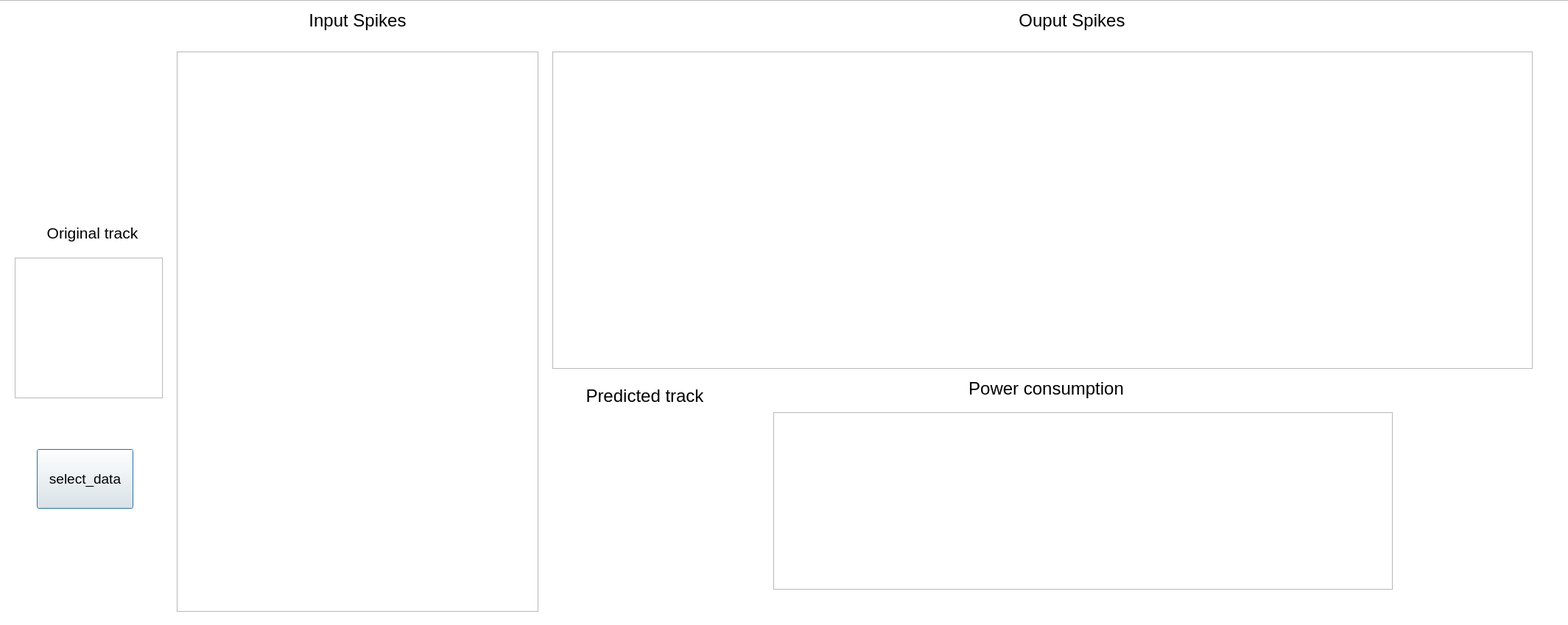
<?xml version="1.0" encoding="UTF-8"?>
<ui version="4.0">
 <class>Form</class>
 <widget class="QWidget" name="Form">
  <property name="geometry">
   <rect>
    <x>0</x>
    <y>0</y>
    <width>2129</width>
    <height>849</height>
   </rect>
  </property>
  <property name="windowTitle">
   <string>Demo</string>
  </property>
  <property name="styleSheet">
   <string notr="true"/>
  </property>
  <widget class="QGraphicsView" name="graphics_monkey">
   <property name="geometry">
    <rect>
     <x>0</x>
     <y>40</y>
     <width>231</width>
     <height>241</height>
    </rect>
   </property>
   <property name="styleSheet">
    <string notr="true">border: none</string>
   </property>
  </widget>
  <widget class="QGraphicsView" name="graphics_trail">
   <property name="geometry">
    <rect>
     <x>20</x>
     <y>350</y>
     <width>201</width>
     <height>191</height>
    </rect>
   </property>
   <property name="styleSheet">
    <string notr="true"/>
   </property>
  </widget>
  <widget class="QPushButton" name="button_select_data">
   <property name="geometry">
    <rect>
     <x>50</x>
     <y>610</y>
     <width>131</width>
     <height>81</height>
    </rect>
   </property>
   <property name="font">
    <font>
     <pointsize>14</pointsize>
    </font>
   </property>
   <property name="text">
    <string>select_data</string>
   </property>
   <property name="default">
    <bool>true</bool>
   </property>
  </widget>
  <widget class="QGraphicsView" name="graphics_trail_inputspikes">
   <property name="geometry">
    <rect>
     <x>240</x>
     <y>70</y>
     <width>491</width>
     <height>761</height>
    </rect>
   </property>
   <property name="styleSheet">
    <string notr="true"/>
   </property>
  </widget>
  <widget class="QGraphicsView" name="graphics_trail_ouputspikes">
   <property name="geometry">
    <rect>
     <x>750</x>
     <y>70</y>
     <width>1331</width>
     <height>431</height>
    </rect>
   </property>
   <property name="styleSheet">
    <string notr="true"/>
   </property>
  </widget>
  <widget class="QTextEdit" name="textEdit">
   <property name="geometry">
    <rect>
     <x>30</x>
     <y>300</y>
     <width>191</width>
     <height>41</height>
    </rect>
   </property>
   <property name="tabletTracking">
    <bool>false</bool>
   </property>
   <property name="autoFillBackground">
    <bool>false</bool>
   </property>
   <property name="styleSheet">
    <string notr="true">border: none</string>
   </property>
   <property name="tabChangesFocus">
    <bool>true</bool>
   </property>
   <property name="html">
    <string>&lt;!DOCTYPE HTML PUBLIC &quot;-//W3C//DTD HTML 4.0//EN&quot; &quot;http://www.w3.org/TR/REC-html40/strict.dtd&quot;&gt;
&lt;html&gt;&lt;head&gt;&lt;meta name=&quot;qrichtext&quot; content=&quot;1&quot; /&gt;&lt;style type=&quot;text/css&quot;&gt;
p, li { white-space: pre-wrap; }
&lt;/style&gt;&lt;/head&gt;&lt;body style=&quot; font-family:'Sans Serif'; font-size:9pt; font-weight:400; font-style:normal;&quot;&gt;
&lt;p align=&quot;center&quot; style=&quot; margin-top:0px; margin-bottom:0px; margin-left:0px; margin-right:0px; -qt-block-indent:0; text-indent:0px;&quot;&gt;&lt;span style=&quot; font-size:16pt;&quot;&gt;Original track&lt;/span&gt;&lt;/p&gt;&lt;/body&gt;&lt;/html&gt;</string>
   </property>
  </widget>
  <widget class="QGraphicsView" name="graphics_pre_trail">
   <property name="geometry">
    <rect>
     <x>760</x>
     <y>580</y>
     <width>211</width>
     <height>191</height>
    </rect>
   </property>
   <property name="styleSheet">
    <string notr="true">border: none</string>
   </property>
  </widget>
  <widget class="QTextEdit" name="textEdit_2">
   <property name="geometry">
    <rect>
     <x>750</x>
     <y>520</y>
     <width>251</width>
     <height>51</height>
    </rect>
   </property>
   <property name="styleSheet">
    <string notr="true">border: none</string>
   </property>
   <property name="html">
    <string>&lt;!DOCTYPE HTML PUBLIC &quot;-//W3C//DTD HTML 4.0//EN&quot; &quot;http://www.w3.org/TR/REC-html40/strict.dtd&quot;&gt;
&lt;html&gt;&lt;head&gt;&lt;meta name=&quot;qrichtext&quot; content=&quot;1&quot; /&gt;&lt;style type=&quot;text/css&quot;&gt;
p, li { white-space: pre-wrap; }
&lt;/style&gt;&lt;/head&gt;&lt;body style=&quot; font-family:'Sans Serif'; font-size:9pt; font-weight:400; font-style:normal;&quot;&gt;
&lt;p align=&quot;center&quot; style=&quot; margin-top:0px; margin-bottom:0px; margin-left:0px; margin-right:0px; -qt-block-indent:0; text-indent:0px;&quot;&gt;&lt;span style=&quot; font-size:18pt;&quot;&gt;Predicted track&lt;/span&gt;&lt;/p&gt;&lt;/body&gt;&lt;/html&gt;</string>
   </property>
  </widget>
  <widget class="QTextEdit" name="textEdit_3">
   <property name="enabled">
    <bool>true</bool>
   </property>
   <property name="geometry">
    <rect>
     <x>1290</x>
     <y>510</y>
     <width>261</width>
     <height>41</height>
    </rect>
   </property>
   <property name="tabletTracking">
    <bool>false</bool>
   </property>
   <property name="styleSheet">
    <string notr="true">border: none</string>
   </property>
   <property name="html">
    <string>&lt;!DOCTYPE HTML PUBLIC &quot;-//W3C//DTD HTML 4.0//EN&quot; &quot;http://www.w3.org/TR/REC-html40/strict.dtd&quot;&gt;
&lt;html&gt;&lt;head&gt;&lt;meta name=&quot;qrichtext&quot; content=&quot;1&quot; /&gt;&lt;style type=&quot;text/css&quot;&gt;
p, li { white-space: pre-wrap; }
&lt;/style&gt;&lt;/head&gt;&lt;body style=&quot; font-family:'Sans Serif'; font-size:9pt; font-weight:400; font-style:normal;&quot;&gt;
&lt;p align=&quot;center&quot; style=&quot; margin-top:0px; margin-bottom:0px; margin-left:0px; margin-right:0px; -qt-block-indent:0; text-indent:0px;&quot;&gt;&lt;span style=&quot; font-size:18pt;&quot;&gt;Power consumption&lt;/span&gt;&lt;/p&gt;&lt;/body&gt;&lt;/html&gt;</string>
   </property>
  </widget>
  <widget class="QListView" name="listView">
   <property name="geometry">
    <rect>
     <x>-50</x>
     <y>0</y>
     <width>2201</width>
     <height>861</height>
    </rect>
   </property>
  </widget>
  <widget class="QGraphicsView" name="graphics_power">
   <property name="geometry">
    <rect>
     <x>1050</x>
     <y>560</y>
     <width>841</width>
     <height>241</height>
    </rect>
   </property>
  </widget>
  <widget class="QLabel" name="power">
   <property name="geometry">
    <rect>
     <x>1900</x>
     <y>590</y>
     <width>211</width>
     <height>161</height>
    </rect>
   </property>
   <property name="font">
    <font>
     <pointsize>14</pointsize>
    </font>
   </property>
   <property name="text">
    <string/>
   </property>
  </widget>
  <widget class="QTextEdit" name="textEdit_4">
   <property name="geometry">
    <rect>
     <x>360</x>
     <y>10</y>
     <width>251</width>
     <height>51</height>
    </rect>
   </property>
   <property name="styleSheet">
    <string notr="true">border: none</string>
   </property>
   <property name="html">
    <string>&lt;!DOCTYPE HTML PUBLIC &quot;-//W3C//DTD HTML 4.0//EN&quot; &quot;http://www.w3.org/TR/REC-html40/strict.dtd&quot;&gt;
&lt;html&gt;&lt;head&gt;&lt;meta name=&quot;qrichtext&quot; content=&quot;1&quot; /&gt;&lt;style type=&quot;text/css&quot;&gt;
p, li { white-space: pre-wrap; }
&lt;/style&gt;&lt;/head&gt;&lt;body style=&quot; font-family:'Sans Serif'; font-size:9pt; font-weight:400; font-style:normal;&quot;&gt;
&lt;p align=&quot;center&quot; style=&quot; margin-top:0px; margin-bottom:0px; margin-left:0px; margin-right:0px; -qt-block-indent:0; text-indent:0px;&quot;&gt;&lt;span style=&quot; font-size:18pt;&quot;&gt;Input Spikes&lt;/span&gt;&lt;/p&gt;&lt;/body&gt;&lt;/html&gt;</string>
   </property>
  </widget>
  <widget class="QTextEdit" name="textEdit_5">
   <property name="geometry">
    <rect>
     <x>1330</x>
     <y>10</y>
     <width>251</width>
     <height>51</height>
    </rect>
   </property>
   <property name="styleSheet">
    <string notr="true">border: none</string>
   </property>
   <property name="html">
    <string>&lt;!DOCTYPE HTML PUBLIC &quot;-//W3C//DTD HTML 4.0//EN&quot; &quot;http://www.w3.org/TR/REC-html40/strict.dtd&quot;&gt;
&lt;html&gt;&lt;head&gt;&lt;meta name=&quot;qrichtext&quot; content=&quot;1&quot; /&gt;&lt;style type=&quot;text/css&quot;&gt;
p, li { white-space: pre-wrap; }
&lt;/style&gt;&lt;/head&gt;&lt;body style=&quot; font-family:'Sans Serif'; font-size:9pt; font-weight:400; font-style:normal;&quot;&gt;
&lt;p align=&quot;center&quot; style=&quot; margin-top:0px; margin-bottom:0px; margin-left:0px; margin-right:0px; -qt-block-indent:0; text-indent:0px;&quot;&gt;&lt;span style=&quot; font-size:18pt;&quot;&gt;Ouput Spikes&lt;/span&gt;&lt;/p&gt;&lt;/body&gt;&lt;/html&gt;</string>
   </property>
  </widget>
  <zorder>listView</zorder>
  <zorder>graphics_monkey</zorder>
  <zorder>graphics_trail</zorder>
  <zorder>button_select_data</zorder>
  <zorder>graphics_trail_inputspikes</zorder>
  <zorder>graphics_trail_ouputspikes</zorder>
  <zorder>textEdit</zorder>
  <zorder>graphics_pre_trail</zorder>
  <zorder>textEdit_2</zorder>
  <zorder>textEdit_3</zorder>
  <zorder>graphics_power</zorder>
  <zorder>power</zorder>
  <zorder>textEdit_4</zorder>
  <zorder>textEdit_5</zorder>
 </widget>
 <resources/>
 <connections/>
</ui>
